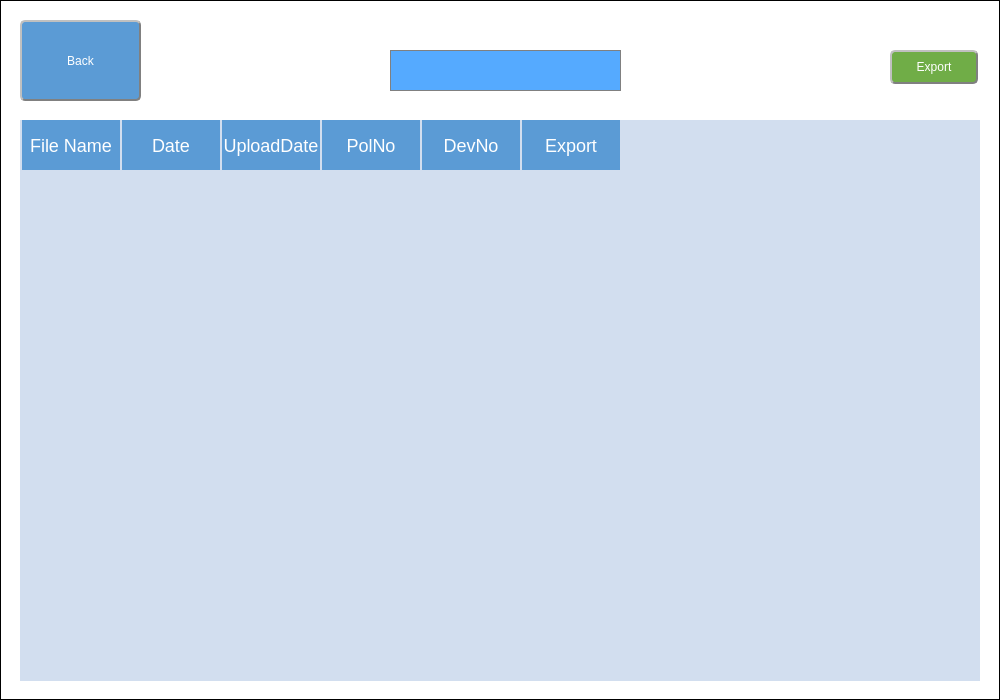
<?xml version="1.0" encoding="UTF-8"?>
<ui version="4.0">
 <class>SearchByStaffName</class>
 <widget class="QWidget" name="SearchByStaffName">
  <property name="geometry">
   <rect>
    <x>0</x>
    <y>0</y>
    <width>1000</width>
    <height>700</height>
   </rect>
  </property>
  <property name="windowTitle">
   <string>Form</string>
  </property>
  <property name="styleSheet">
   <string notr="true"/>
  </property>
  <widget class="QWidget" name="widget" native="true">
   <property name="geometry">
    <rect>
     <x>0</x>
     <y>0</y>
     <width>1000</width>
     <height>700</height>
    </rect>
   </property>
   <property name="whatsThis">
    <string>&lt;html&gt;&lt;head/&gt;&lt;body&gt;&lt;p&gt;background:#FFFFFF;&lt;/p&gt;&lt;p&gt;border:1px solid black;&lt;/p&gt;&lt;/body&gt;&lt;/html&gt;</string>
   </property>
   <property name="styleSheet">
    <string notr="true">background:#FFFFFF;
border:1px solid black;</string>
   </property>
   <widget class="QComboBox" name="comboBox">
    <property name="geometry">
     <rect>
      <x>390</x>
      <y>50</y>
      <width>231</width>
      <height>41</height>
     </rect>
    </property>
    <property name="styleSheet">
     <string notr="true">QComboBox {
    border: 1px solid gray;   /* 边框 */
    border-radius: 0px;   /* 圆角 */
    padding: 1px 18px 1px 3px;   /* 字体填衬 */
    color: rgb(255, 255, 255);
    background: rgb(85, 170, 255);
	font:20px;
}
QComboBox::drop-down {
    subcontrol-origin: padding;   /* 子控件在父元素中的原点矩形。如果未指定此属性，则默认为padding。 */
    subcontrol-position: top right;   /* 下拉框的位置（右上） */
    width: 30px;   /* 下拉框的宽度 */

    border-left-style: solid;   /* 下拉框的左边界线为实线 */
    border-top-right-radius: 3px;   /* 下拉框的右上边界线的圆角半径（应和整个QComboBox右上边界线的圆角半径一致） */
    border-bottom-right-radius: 3px;   /* 同上 */
}
QComboBox::down-arrow { width: 30px;
 	background: transparent;
 	padding: 0px 0px 0px 0px; 
	image: url(:/image/down-arrow.png);
} 
QComboBox::down-arrow:on { 
	image: url(:/image/down-arrow.png);
 }</string>
    </property>
   </widget>
   <widget class="QPushButton" name="btn_Export">
    <property name="geometry">
     <rect>
      <x>890</x>
      <y>50</y>
      <width>88</width>
      <height>34</height>
     </rect>
    </property>
    <property name="styleSheet">
     <string notr="true">QPushButton{
background-color:#70AD47;
color: white;   
border-radius: 5px;  
border: 2px groove gray; 
border-style: outset;
}
QPushButton:pressed{
background-color:#329632;
 border-style: inset;
}</string>
    </property>
    <property name="text">
     <string>Export</string>
    </property>
   </widget>
   <widget class="QPushButton" name="pushButton_goback">
    <property name="geometry">
     <rect>
      <x>20</x>
      <y>20</y>
      <width>121</width>
      <height>81</height>
     </rect>
    </property>
    <property name="styleSheet">
     <string notr="true">QPushButton{
background-color:rgba(91,155,213,100%);
color: white;   
border-radius: 5px;  
border: 2px groove gray; 
border-style: outset;
}
QPushButton:pressed{
background-color:rgb(85, 170, 255);
 border-style: inset;
}</string>
    </property>
    <property name="text">
     <string>Back</string>
    </property>
   </widget>
   <widget class="QTableWidget" name="tableWidget">
    <property name="geometry">
     <rect>
      <x>20</x>
      <y>120</y>
      <width>960</width>
      <height>561</height>
     </rect>
    </property>
    <property name="styleSheet">
     <string notr="true">QWidget{
	background:rgba(255, 255, 255,0);
 	border:none;
}
QHeaderView
{
    background:transparent;  
	border:none;
}
QHeaderView::section 
{
    font-size:18px; 
    font-family:&quot;Microsoft YaHei&quot;; 
    color:#FFFFFF;  
    background:#5B9BD5;  
    border:none; 
    min-height:50px; 
    max-height:50px;        
    margin-left:1.5px;   
    padding-left:0px;  
}
QTableWidget{
	background:#D2DEEF;  
	border:none;
}
</string>
    </property>
    <column>
     <property name="text">
      <string>File Name</string>
     </property>
    </column>
    <column>
     <property name="text">
      <string>Date</string>
     </property>
    </column>
    <column>
     <property name="text">
      <string>UploadDate</string>
     </property>
    </column>
    <column>
     <property name="text">
      <string>PolNo</string>
     </property>
    </column>
    <column>
     <property name="text">
      <string>DevNo</string>
     </property>
    </column>
    <column>
     <property name="text">
      <string>Export</string>
     </property>
    </column>
   </widget>
  </widget>
 </widget>
 <resources/>
 <connections/>
</ui>
